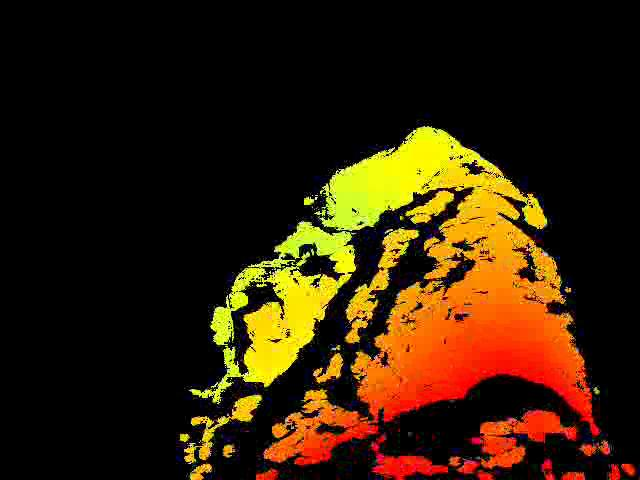
#> input picture Data Converted to JPG/Depth/train/Fist/sample10.jpg, 640 x 480 px, given in place of the camera
$ jupyter execute Untitled.ipynb
#> lines starting #> are read from the running program, lines starting #| are printed output that depends on the picture
[cell 1]
import cv2
import numpy as np

def access_webcam():
    # Open the webcam (0 stands for the first webcam device)
    cap = cv2.VideoCapture(0)

    # Set the frame rate to 30fps
    cap.set(cv2.CAP_PROP_FPS, 30)

    if not cap.isOpened():
        print("Cannot open camera")
        exit()
    try:
        while True:
            # Capture frame-by-frame
            ret, frame = cap.read()
#> frame is the input picture: shape (480, 640, 3); mean B, G, R 6.9, 31.6, 51.4

            # If frame is read correctly ret is True
            if not ret:
                print("Can't receive frame (stream end?). Exiting ...")
                break

            # Convert the frame to a numpy array
            frame_array = np.array(frame)

            # You can process the frame_array here
            # For demonstration, let's just show the frame
            cv2.imshow('Frame', frame)

            # Press 'q' to quit the loop
            if cv2.waitKey(1) == ord('q'):
#> (key q is pressed here)
                break
    finally:
        # When everything done, release the capture
        cap.release()
        cv2.destroyAllWindows()

if __name__ == "__main__":
    access_webcam()

[cell 2]
import cv2
import numpy as np

def access_webcam():
    # Open the webcam (0 stands for the first webcam device)
    cap = cv2.VideoCapture(0)

    # Read the first frame
    _, prev_frame = cap.read()
    # Convert frame to grayscale
    prev_frame_gray = cv2.cvtColor(prev_frame, cv2.COLOR_BGR2GRAY)
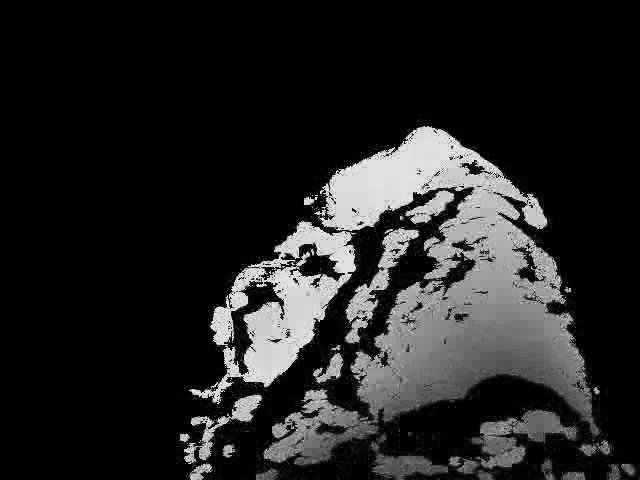
#> prev_frame_gray: shape (480, 640); min 0, max 253, mean 34.7
    # Apply Gaussian blur to the frame
    prev_frame_gray = cv2.GaussianBlur(prev_frame_gray, (21, 21), 0)
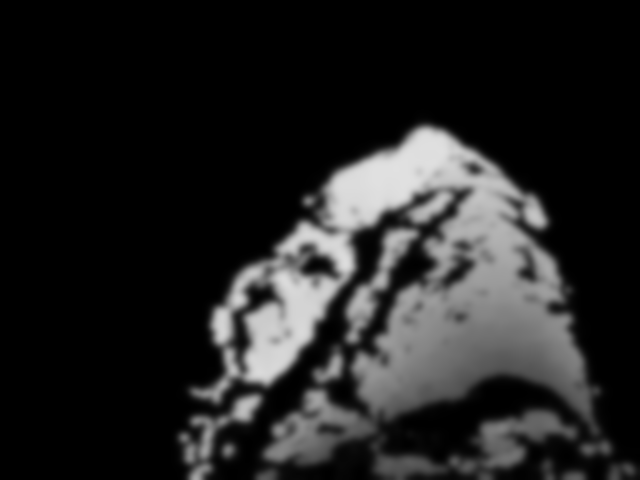
#> prev_frame_gray: shape (480, 640); min 0, max 225, mean 34.7

    if not cap.isOpened():
        print("Cannot open camera")
        exit()

    try:
        while True:
            # Capture frame-by-frame
            ret, frame = cap.read()

            # If frame is read correctly ret is True
            if not ret:
                print("Can't receive frame (stream end?). Exiting ...")
                break

            # Convert the frame to grayscale
            gray = cv2.cvtColor(frame, cv2.COLOR_BGR2GRAY)
            # Apply Gaussian blur
            gray = cv2.GaussianBlur(gray, (21, 21), 0)

            # Calculate the difference between the current frame and the previous frame
            delta_frame = cv2.absdiff(prev_frame_gray, gray)
#> delta_frame: shape (480, 640); every value is 0
            # Apply threshold
            thresh_frame = cv2.threshold(delta_frame, 25, 255, cv2.THRESH_BINARY)[1]
            # Dilate the thresholded image to fill in holes, thus finding contours easier
            thresh_frame = cv2.dilate(thresh_frame, None, iterations=2)

            # Finding contour of moving object
            contours, _ = cv2.findContours(thresh_frame.copy(), cv2.RETR_EXTERNAL, cv2.CHAIN_APPROX_SIMPLE)
#> contours = []

            for contour in contours:
                if cv2.contourArea(contour) < 1000:
                    continue
                (x, y, w, h) = cv2.boundingRect(contour)
                cv2.rectangle(frame, (x, y), (x+w, y+h), (0, 255, 0), 3)
#> this loop made 0 passes

            # Display the resulting frame with contours
            cv2.imshow('Frame', frame)
            cv2.imshow('Delta', delta_frame)
            cv2.imshow('Threshold', thresh_frame)

            # Update the previous frame
            prev_frame_gray = gray

            # Press 'q' to quit the loop
            if cv2.waitKey(1) == ord('q'):
#> (key q is pressed here)
                break
    finally:
        # When everything done, release the capture
        cap.release()
        cv2.destroyAllWindows()

if __name__ == "__main__":
    access_webcam()

[cell 3]
import cv2
import numpy as np

def access_webcam():
    # Open the webcam (0 stands for the first webcam device)
    cap = cv2.VideoCapture(0)

    # Check if the webcam opened successfully
    if not cap.isOpened():
        print("Cannot open camera")
        exit()

    # Initialize HOG descriptor/person detector
    hog = cv2.HOGDescriptor()
    hog.setSVMDetector(cv2.HOGDescriptor_getDefaultPeopleDetector())

    try:
        while True:
            # Capture frame-by-frame
            ret, frame = cap.read()

            # If frame is read correctly ret is True
            if not ret:
                print("Can't receive frame (stream end?). Exiting ...")
                break

            # Resize frame to speed up detection (optional, depends on the performance you need)
            frame = cv2.resize(frame, (640, 480))

            # Detect people in the image
            # Returns the bounding boxes for the detected objects
            boxes, weights = hog.detectMultiScale(frame, winStride=(8,8))
#> boxes = (); weights = ()

            # Draw bounding boxes around detected people
            for (x, y, w, h) in boxes:
                cv2.rectangle(frame, (x, y), (x+w, y+h), (0, 255, 0), 2)

            # Display the resulting frame
            cv2.imshow('Frame', frame)

            # Press 'q' to quit the loop
            if cv2.waitKey(1) == ord('q'):
#> (key q is pressed here)
                break
    finally:
        # When everything done, release the capture
        cap.release()
        cv2.destroyAllWindows()

if __name__ == "__main__":
    access_webcam()

[cell 4]
import cv2
import numpy as np

def access_webcam():
    # Open the webcam (0 stands for the first webcam device)
    cap = cv2.VideoCapture(0)

    # Check if the webcam opened successfully
    if not cap.isOpened():
        print("Cannot open camera")
        exit()

    # Initialize HOG descriptor/person detector
    hog = cv2.HOGDescriptor()
    hog.setSVMDetector(cv2.HOGDescriptor_getDefaultPeopleDetector())

    try:
        while True:
            # Capture frame-by-frame
            ret, frame = cap.read()

            # If frame is read correctly ret is True
            if not ret:
                print("Can't receive frame (stream end?). Exiting ...")
                break

            # Resize frame to speed up detection (optional, depends on the performance you need)
            frame = cv2.resize(frame, (640, 480))

            # Detect people in the image
            # Returns the bounding boxes for the detected objects
            boxes, weights = hog.detectMultiScale(frame, winStride=(8,8))
#> boxes = (); weights = ()

            # Draw bounding boxes around detected people
            for (x, y, w, h) in boxes:
                cv2.rectangle(frame, (x, y), (x+w, y+h), (0, 255, 0), 2)

            # Display the resulting frame
            cv2.imshow('Frame', frame)

            # Press 'q' to quit the loop
            if cv2.waitKey(1) == ord('q'):
#> (key q is pressed here)
                break
    finally:
        # When everything done, release the capture
        cap.release()
        cv2.destroyAllWindows()

if __name__ == "__main__":
    access_webcam()

[cell 5]
import cv2

def access_webcam():
    # Open the webcam (0 stands for the first webcam device)
    cap = cv2.VideoCapture(0)

    # Load the cascade for face detection
    face_cascade = cv2.CascadeClassifier(cv2.data.haarcascades + 'haarcascade_frontalface_default.xml')

    if not cap.isOpened():
        print("Cannot open camera")
        exit()

    try:
        while True:
            # Capture frame-by-frame
            ret, frame = cap.read()

            # If frame is read correctly ret is True
            if not ret:
                print("Can't receive frame (stream end?). Exiting ...")
                break

            # Convert frame to grayscale
            gray = cv2.cvtColor(frame, cv2.COLOR_BGR2GRAY)

            # Detect faces in the image
            faces = face_cascade.detectMultiScale(gray, scaleFactor=1.1, minNeighbors=4)
#> faces = ()

            # Draw rectangles around the faces
            for (x, y, w, h) in faces:
                cv2.rectangle(frame, (x, y), (x+w, y+h), (0, 255, 0), 2)

            # Display the resulting frame
            cv2.imshow('Frame', frame)

            # Press 'q' to quit the loop
            if cv2.waitKey(1) == ord('q'):
#> (key q is pressed here)
                break
    finally:
        # When everything done, release the capture
        cap.release()
        cv2.destroyAllWindows()

if __name__ == "__main__":
    access_webcam()
